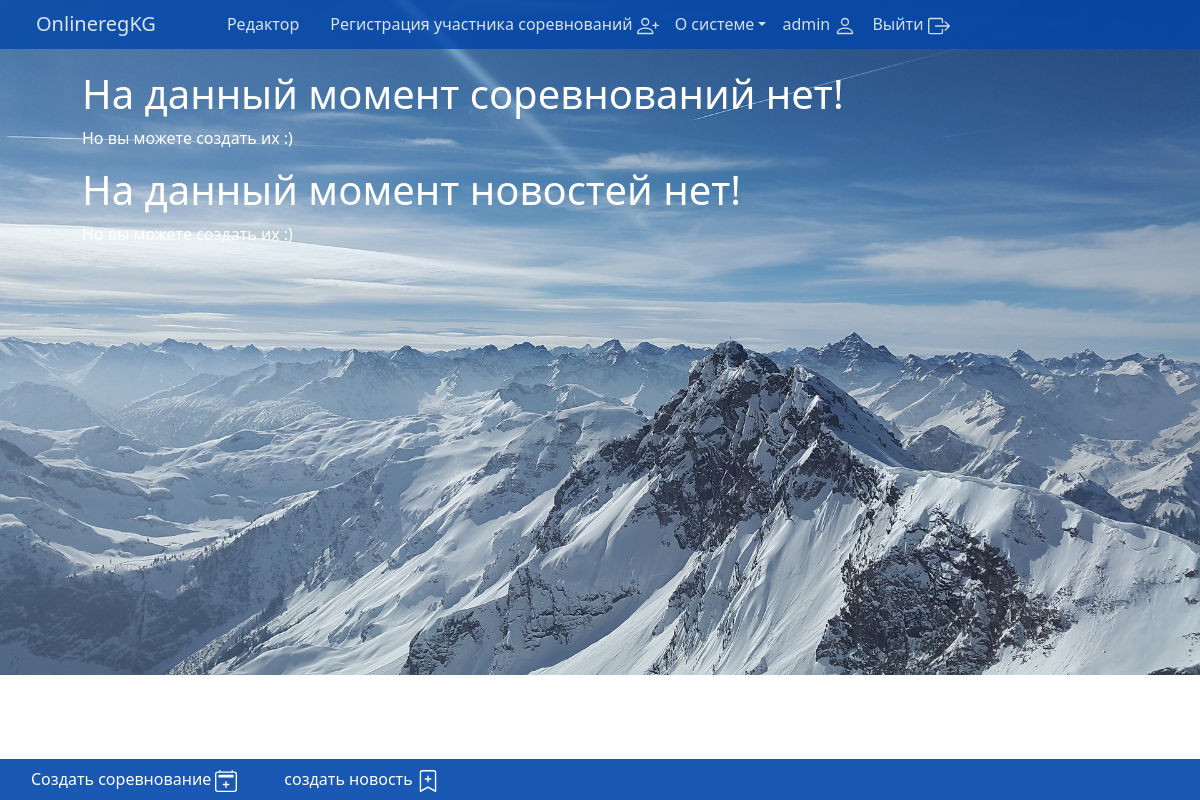
/editor/ (signed in), run on an earlier commit of the app's database.
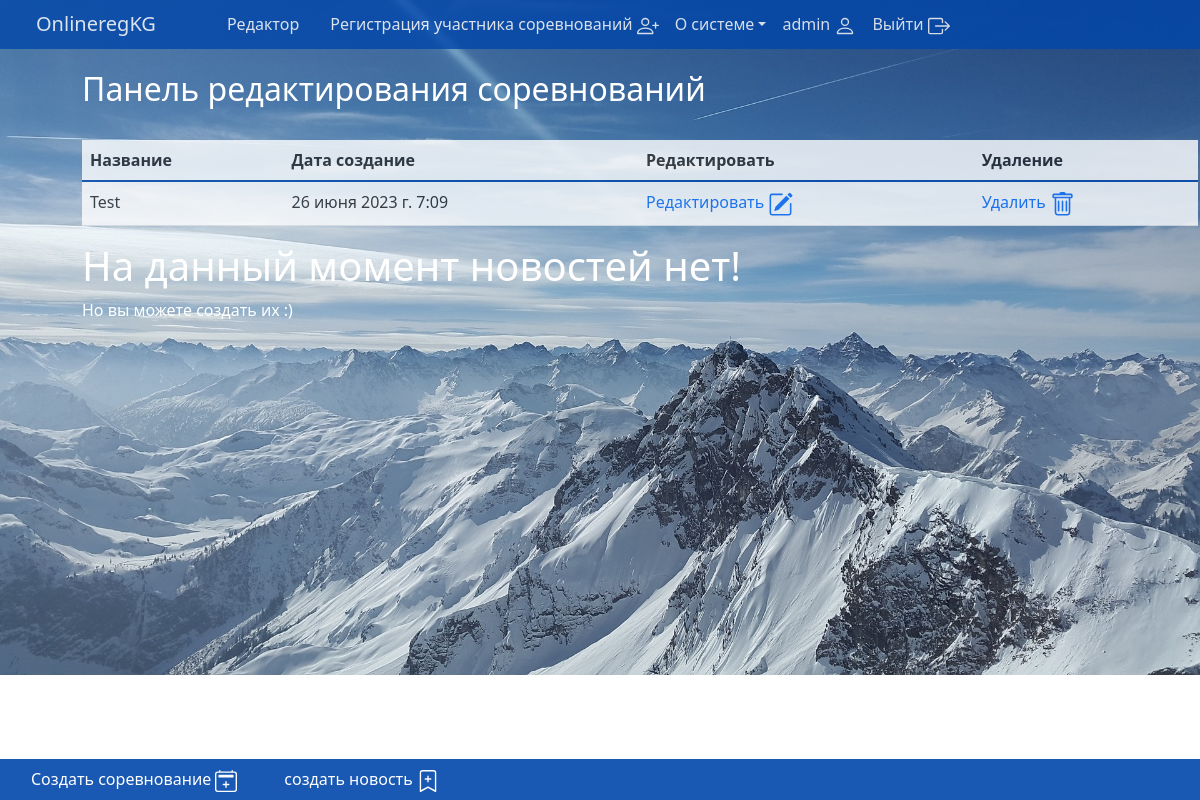
And on a later commit of the database.
### competitions/models.py (models this page shows, shortened)
class Competition(models.Model):
    hostState_list = [
        ('Кыргызстан', 'Кыргызстан'),
    ]
    region_list = [
        ('Бишкек', 'Бишкек'),
        ('Чуй', 'Чуй'),
        ('Каракол', 'Каракол'),
        ('Баткен', 'Баткен'),
        ('Джалал-Абад', 'Джалал-Абад'),
        ('Нарын', 'Нарын'),
        ('Талас', 'Талас'),
        ('Ош', 'Ош'),
    ]
    before_18 = ['12', '11', '13', '14', '15', '16', '17', '18']
    before_25 = ['19', '20', '21', '22', '23', '24', '25']
    before_35 = ['26', '27', '28', '29', '30', '31', '32', '33', '34', '35']
    before_45 = ['36', '37', '38', '39', '40', '41', '42', '43', '45']
    ignor = ['A', 'B', 'C', 'D']
    age_groups_of_participants_list = [
        (f'{before_18}', 'До-18'),
        (f'{before_25}', '18-25'),
        (f'{before_35}', '25-35'),
        (f'{before_45}', '35-45'),
        (f'{ignor}', 'A, B, C, D ')
    ]
    phone_regex = RegexValidator(
        regex=r'\+996\d{9}$',
        message='Номер телефона должен быть в формате: "+996XXXXXXXXX'
    )
    telegram_regex = RegexValidator(
        regex=r'^@[A-Za-z0-9]{5,}$',
        message='invalid username Telegram'
    )
    author = models.ForeignKey(User, on_delete=models.CASCADE, related_name='competitions', verbose_name='Редактор', blank=True, null=True)
    create_date = models.DateTimeField(auto_now_add=True)
    state = models.CharField(choices=hostState_list, max_length=10, blank=False, verbose_name='Государство проведения')
    region = models.CharField(choices=region_list, max_length=11, blank=False, verbose_name='Регион проведения')
    date = models.DateField(blank=False, verbose_name='Дата (-ы) проведения')
    organizer_name = models.CharField(max_length=30, blank=False,verbose_name='Имя организатора', null=True)
    organizer_last_name = models.CharField(max_length=100, blank=False, verbose_name='Фамилия организатора', null=True)
    organizer_email = models.EmailField(blank=False, verbose_name='email организатора', null=True)
    organizer_phone = models.CharField(max_length=13, blank=True, verbose_name='номер телефона организатора', null=True, validators=[phone_regex])
    organizer_telegram = models.CharField(max_length=20, blank=False, null=True, validators=[telegram_regex], verbose_name='Telegram организатора')
    organizer_whatsapp = models.CharField(max_length=255, blank=True, null=True, validators=[phone_regex], verbose_name='WhatsApp организатора')
    competition_name = models.CharField(max_length=255, blank=False, verbose_name='Наименование')
    location = models.CharField(max_length=255, blank=False, verbose_name='Место проведения')
    age_groups_of_participants = models.TextField( blank=False, verbose_name='Возрастные группы участников')
    illustration = models.ImageField(upload_to='competitions_illustration', blank=False, verbose_name='Иллюстрация')
    announcement = models.TextField(blank=False, verbose_name='Краткий анонс')
    coordinates_to_competition = models.CharField(max_length=255, blank=True, verbose_name='Точные координаты')
    slug = models.SlugField(unique=True, max_length=255)
    class Meta:
        verbose_name = 'Соревнование'
        verbose_name_plural = 'Соревнования'

### users/views.py (the view)
    def wrapper(request, *args, **kwargs):
        if request.user.is_authenticated:
            profile = Profile.objects.get(user=request.user)
            if profile.is_blocked:
                return HttpResponse('Вы заблокированы. Пожалуйста, свяжитесь с администратором. Отправьте сообщение в разделе контакты!')
        return view_func(request, *args, **kwargs)

### main/views.py (called while the page is built)
@check_blocked
def editors_page(request):
    user = request.user
    editor_group = Group.objects.get(name='editors')
    is_editor = editor_group in user.groups.all()
    if not is_editor:
        return redirect('contact')
    competitions = Competition.objects.filter(author=user)
    news = News.objects.filter(author=user)
    context = {
        'is_editor': is_editor,
        'competitions': competitions,
        'news': news,
    }
    return render(request, 'main/editor.html', context)

### users/views.py (called while the page is built)
def check_blocked(view_func):
    def wrapper(request, *args, **kwargs):
        if request.user.is_authenticated:
            profile = Profile.objects.get(user=request.user)
            if profile.is_blocked:
                return HttpResponse('Вы заблокированы. Пожалуйста, свяжитесь с администратором. Отправьте сообщение в разделе контакты!')
        return view_func(request, *args, **kwargs)
    return wrapper

### main/templates/main/editor.html (shortened to what this page needs)
{% extends 'main/layout.html' %}
{% block body %}
	{% if update %}
		<h1>{{title}}</h1>
		<form class="form-control" id="form-bg" method="post">
			{% csrf_token %}
			{{ form.as_p }}
			<button class="btn btn-primary" id="btn-bg" type="submit">Обнавить</button>
		</form>
	{% else %}
	{% if competitions %}
	<div id="table-competitions-div">
		<h2>Панель редактирования соревнований</h2>
		<br>
		<table class="table" id="table-competitions">
  		<thead id="table-competitions-nav">
    		<tr>
      		<th scope="col">Название</th>
      		<th scope="col">Дата создание</th>
      		<th scope="col">Редактировать</th>
      		<th scope="col">Удаление</th>
    		</tr>
  		</thead>
  		<tbody class="table-group-divider">
  			{% for competition in competitions %}
    		<tr>
      		<td scope="row">{{competition.competition_name}}</td>
      		<td>{{competition.create_date}}</td>
      		<td><a id="link-editor" href="{% url 'editor_update_competitions' competition.slug %}">Редактировать </a></td>
      		<td><a id="link-editor" href="{% url 'editor_delete_competitions' competition.id %}">Удалить </a></td>
    		</tr>
    		{% endfor %}
  		</tbody>
		</table>
	</div>
	{% else %}
	<h1>На данный момент соревнований нет!</h1>
	<p>Но вы можете создать их :)</p>
	{% endif %}
{% if news %}
	<div id="table-news-div">
		<h2>Панель редактирования новостей</h2>
		<br>
		<table class="table" id="table-news">
  		<thead id="table-news-nav">
    		<tr>
      		<th scope="col">Название</th>
      		<th scope="col">Дата создание</th>
      		<th scope="col">Редактировать</th>
      		<th scope="col">Удаление</th>
    		</tr>
  		</thead>
  		<tbody class="table-group-divider">
  			{% for new in news %}
    		<tr>
      		<td scope="row">{{new.header}}</td>
      		<td>{{new.date}}</td>
      		<td><a id="link-editor" href="{% url 'editor_update_news' new.slug %}">Редактировать <svg xmlns="http://www.w3.org/2000/svg" width="25" height="25" fill="currentColor" class="bi bi-pencil-square" viewBox="0 0 16 16">
  <path d="M15.502 1.94a.5.5 0 0 1 0 .706L14.459 3.69l-2-2L13.502.646a.5.5 0 0 1 .707 0l1.293 1.293zm-1.75 2.456-2-2L4.939 9.21a.5.5 0 0 0-.121.196l-.805 2.414a.25.25 0 0 0 .316.316l2.414-.805a.5.5 0 0 0 .196-.12l6.813-6.814z"/>
  <path fill-rule="evenodd" d="M1 13.5A1.5 1.5 0 0 0 2.5 15h11a1.5 1.5 0 0 0 1.5-1.5v-6a.5.5 0 0 0-1 0v6a.5.5 0 0 1-.5.5h-11a.5.5 0 0 1-.5-.5v-11a.5.5 0 0 1 .5-.5H9a.5.5 0 0 0 0-1H2.5A1.5 1.5 0 0 0 1 2.5v11z"/>
</svg></a></td>
      		<td><a id="link-editor" href="{% url 'editor_delete_news' new.id %}">Удалить <svg xmlns="http://www.w3.org/2000/svg" width="25" height="25" fill="currentColor" class="bi bi-trash" viewBox="0 0 16 16">
  <path d="M5.5 5.5A.5.5 0 0 1 6 6v6a.5.5 0 0 1-1 0V6a.5.5 0 0 1 .5-.5Zm2.5 0a.5.5 0 0 1 .5.5v6a.5.5 0 0 1-1 0V6a.5.5 0 0 1 .5-.5Zm3 .5a.5.5 0 0 0-1 0v6a.5.5 0 0 0 1 0V6Z"/>
  <path d="M14.5 3a1 1 0 0 1-1 1H13v9a2 2 0 0 1-2 2H5a2 2 0 0 1-2-2V4h-.5a1 1 0 0 1-1-1V2a1 1 0 0 1 1-1H6a1 1 0 0 1 1-1h2a1 1 0 0 1 1 1h3.5a1 1 0 0 1 1 1v1ZM4.118 4 4 4.059V13a1 1 0 0 0 1 1h6a1 1 0 0 0 1-1V4.059L11.882 4H4.118ZM2.5 3h11V2h-11v1Z"/>
</svg></a></td>
    		</tr>
    		{% endfor %}
  		</tbody>
		</table>
	</div>
	{% else  %}
	<h1>На данный момент новостей нет!</h1>
	<p>Но вы можете создать их :)</p>
	{% endif %}
	{% endif %}
{% endblock %}
{% block footer %}
    <ul class="nav">
      <li class="nav-item"><a class="nav-link active" id="a-link" href=" {% url 'create_competition' %} ">Создать соревнование </a></li>
      <li class="nav-item"><a class="nav-link active" id="a-link" href=" {% url 'news' %} ">создать новость </a></li>
    </ul>
  {% endblock %}

What changed in the data, as far as the page shows it:
added Competition: competition_name "Test", create_date "26 июня 2023 г. 7:09"
Also different on the page:
text no longer shown: "На данный момент соревнований нет! Но вы можете создать их :)"
text now shown: "Панель редактирования соревнований Название Дата создание Редактировать Удаление"
